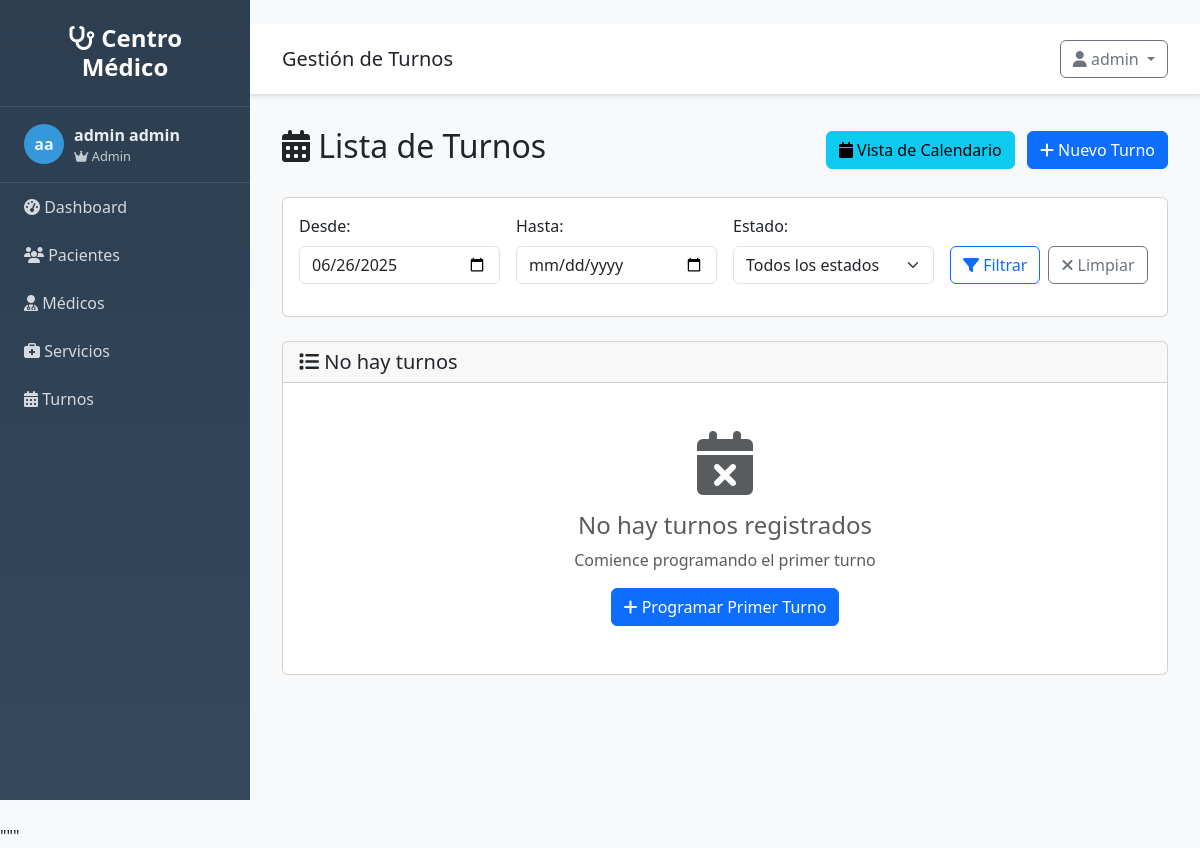
Screenshot of /turnos/ (signed in) with the database file from the repository.
### src/models/usuario.py (models this page shows, shortened)
class Usuario(UserMixin, db.Model):
    __tablename__ = 'usuarios'
    id = db.Column(db.Integer, primary_key=True)
    username = db.Column(db.String(80), unique=True, nullable=False)
    email = db.Column(db.String(120), unique=True, nullable=False)
    password_hash = db.Column(db.String(255), nullable=False)
    nombre = db.Column(db.String(100), nullable=False)
    apellido = db.Column(db.String(100), nullable=False)
    rol = db.Column(db.String(20), default='usuario')
    activo = db.Column(db.Boolean, default=True)
    ultimo_login = db.Column(db.DateTime)
    fecha_creacion = db.Column(db.DateTime, default=datetime.utcnow)
    @property
    def nombre_completo(self):
        return f"{self.nombre} {self.apellido}"
    def is_admin(self):
        return self.rol == 'admin'

### src/routes/turnos.py (the view)
@turnos_bp.route('/')
@login_required
def listar():
    page = request.args.get('page', 1, type=int)
    per_page = request.args.get('per_page', 10, type=int)
    fecha_desde = request.args.get('fecha_desde', type=str)
    fecha_hasta = request.args.get('fecha_hasta', type=str)
    estado = request.args.get('estado', type=str)
    profesional_id = request.args.get('profesional_id', type=int)
    turnos = TurnoService.get_paginated_turnos(
        page=page,
        per_page=per_page,
        fecha_desde=fecha_desde,
        fecha_hasta=fecha_hasta,
        estado=estado,
        profesional_id=profesional_id
    )
    profesionales = ProfesionalService.get_all_profesionales()
    estados = ['pendiente', 'confirmado', 'completado', 'cancelado']
    return render_template('turnos/listar.html',
                         turnos=turnos,
                         profesionales=profesionales,
                         estados=estados,
                         filtros={
                             'fecha_desde': fecha_desde,
                             'fecha_hasta': fecha_hasta,
                             'estado': estado,
                             'profesional_id': profesional_id
                         })

### templates/turnos/listar.html (shortened to what this page needs)
{% extends "base.html" %}
{% block page_title %}Gestión de Turnos{% endblock %}
{% block content %}
<div class="d-flex justify-content-between align-items-center mb-4">
    <h2>
        <i class="fas fa-calendar-alt"></i> Lista de Turnos
    </h2>
    <div>
        <a href="{{ url_for('turnos.calendario') }}" class="btn btn-info me-2">
            <i class="fas fa-calendar"></i> Vista de Calendario
        </a>
        <a href="{{ url_for('turnos.nuevo') }}" class="btn btn-primary">
            <i class="fas fa-plus"></i> Nuevo Turno
        </a>
    </div>
</div>
<div class="card mb-4">
    <div class="card-body">
        <form method="GET" class="row g-3">
            <div class="col-md-3">
                <label for="fecha_desde" class="form-label">Desde:</label>
                <input type="date" class="form-control" id="fecha_desde" name="fecha_desde"
                       value="{{ filtros.fecha_desde or '' }}">
            </div>
            <div class="col-md-3">
                <label for="fecha_hasta" class="form-label">Hasta:</label>
                <input type="date" class="form-control" id="fecha_hasta" name="fecha_hasta"
                       value="{{ filtros.fecha_hasta or '' }}">
            </div>
            <div class="col-md-3">
                <label for="estado" class="form-label">Estado:</label>
                <select class="form-select" id="estado" name="estado">
                    <option value="">Todos los estados</option>
                </select>
            </div>
            <div class="col-md-3 d-flex align-items-end">
                <button type="submit" class="btn btn-outline-primary me-2">
                    <i class="fas fa-filter"></i> Filtrar
                </button>
                <a href="{{ url_for('turnos.listar') }}" class="btn btn-outline-secondary">
                    <i class="fas fa-times"></i> Limpiar
                </a>
            </div>
        </form>
    </div>
</div>
<div class="card">
    <div class="card-header">
        <h5 class="card-title mb-0">
            <i class="fas fa-list"></i>
            {% if turnos and turnos.items %}
                {{ turnos.total }} turno{{ 's' if turnos.total != 1 else '' }} encontrado{{ 's' if turnos.total != 1 else '' }}
            {% else %}
                No hay turnos
            {% endif %}
        </h5>
    </div>
    <div class="card-body p-0">
        {% if turnos and turnos.items %}
            <div class="table-responsive">
                <table class="table table-hover mb-0">
                    <thead class="table-light">
                        <tr>
                            <th>Fecha/Hora</th>
                            <th>Paciente</th>
                            <th>Médico</th>
                            <th>Servicio</th>
                            <th>Estado</th>
                            <th>Precio</th>
                            <th>Acciones</th>
                        </tr>
                    </thead>
                    <tbody>
                        {% for turno in turnos.items %}
                        <tr>
                            <td>
                                <div class="datetime-cell">
                                    <strong>{{ turno.fecha.strftime('%d/%m/%Y') }}</strong><br>
                                    <small class="text-muted">{{ turno.hora.strftime('%H:%M') }}</small>
                                </div>
                            </td>
                            <td>
                                <div class="patient-cell">
                                    <i class="fas fa-user"></i>
                                    <a href="{{ url_for('clientes.detalle', id=turno.cliente.id) }}"
                                       class="text-decoration-none">
                                        {{ turno.cliente.nombre_completo }}
                                    </a>
                                </div>
                            </td>
                            <td>
                                <div class="doctor-cell">
                                    <i class="fas fa-user-md"></i>
                                    {{ turno.profesional.nombre_completo }}
                                </div>
                            </td>
                            <td>
                                <span class="service-badge">{{ turno.servicio.nombre }}</span>
                                <br><small class="text-muted">{{ turno.servicio.duracion }}min</small>
                            </td>
                            <td>
                                <span class="badge status-{{ turno.estado }}">
                                    {{ turno.estado|title }}
                                </span>
                            </td>
                            <td>
                                <strong>${{ "%.2f"|format(turno.precio_final or turno.servicio.precio or 0) }}</strong>
                            </td>
                            <td>
                                <div class="btn-group btn-group-sm">
                                    <a href="{{ url_for('turnos.detalle', id=turno.id) }}"
                                       class="btn btn-outline-info" title="Ver detalle">
                                        <i class="fas fa-eye"></i>
                                    </a>
                                    {% if turno.estado in ['pendiente', 'confirmado'] %}
                                        <a href="{{ url_for('turnos.editar', id=turno.id) }}"
                                           class="btn btn-outline-warning" title="Editar">
                                            <i class="fas fa-edit"></i>
                                        </a>
                                    {% endif %}
                                    <div class="btn-group btn-group-sm">
                                        <button type="button" class="btn btn-outline-secondary dropdown-toggle"
                                                data-bs-toggle="dropdown" title="Cambiar estado">
                                            <i class="fas fa-exchange-alt"></i>
                                        </button>
                                        <ul class="dropdown-menu">
                                            {% if turno.estado == 'pendiente' %}
                                                <li><a class="dropdown-item" onclick="cambiarEstado({{ turno.id }}, 'confirmado')">
                                                    <i class="fas fa-check"></i> Confirmar
                                                </a></li>
                                            {% endif %}
                                            {% if turno.estado in ['pendiente', 'confirmado'] %}
                                                <li><a class="dropdown-item" onclick="cambiarEstado({{ turno.id }}, 'completado')">
                                                    <i class="fas fa-check-double"></i> Completar
                                                </a></li>
                                                <li><hr class="dropdown-divider"></li>
                                                <li><a class="dropdown-item text-danger" onclick="cancelarTurno({{ turno.id }})">
                                                    <i class="fas fa-times"></i> Cancelar
                                                </a></li>
                                            {% endif %}
                                        </ul>
                                    </div>
                                </div>
                            </td>
                        </tr>
                        {% endfor %}
                    </tbody>
                </table>
            </div>
            {% if turnos.pages > 1 %}
            <div class="card-footer">
                <nav aria-label="Paginación de turnos">
                    <ul class="pagination justify-content-center mb-0">
                        {% if turnos.has_prev %}
                            <li class="page-item">
                                <a class="page-link" href="{{ url_for('turnos.listar', page=turnos.prev_num, **filtros) }}">
                                    <i class="fas fa-chevron-left"></i> Anterior
                                </a>
                            </li>
                        {% endif %}
                        {% for page_num in turnos.iter_pages() %}
                            {% if page_num %}
                                {% if page_num != turnos.page %}
                                    <li class="page-item">
                                        <a class="page-link" href="{{ url_for('turnos.listar', page=page_num, **filtros) }}">
                                            {{ page_num }}
                                        </a>
                                    </li>
                                {% else %}
                                    <li class="page-item active">
                                        <span class="page-link">{{ page_num }}</span>
                                    </li>
                                {% endif %}
                            {% else %}
                                <li class="page-item disabled">
                                    <span class="page-link">...</span>
                                </li>
                            {% endif %}
                        {% endfor %}
                        {% if turnos.has_next %}
                            <li class="page-item">
                                <a class="page-link" href="{{ url_for('turnos.listar', page=turnos.next_num, **filtros) }}">
                                    Siguiente <i class="fas fa-chevron-right"></i>
                                </a>
                            </li>
                        {% endif %}
                    </ul>
                </nav>
            </div>
            {% endif %}
        {% else %}
            <div class="text-center py-5">
                <i class="fas fa-calendar-times fa-4x text-muted mb-3"></i>
                <h4 class="text-muted">No hay turnos registrados</h4>
                <p class="text-muted">
                    {% if filtros.fecha_desde or filtros.fecha_hasta or filtros.estado %}
                        No se encontraron turnos con los filtros aplicados
                    {% else %}
                        Comience programando el primer turno
                    {% endif %}
                </p>
                <a href="{{ url_for('turnos.nuevo') }}" class="btn btn-primary">
                    <i class="fas fa-plus"></i> Programar Primer Turno
                </a>
            </div>
        {% endif %}
    </div>
</div>
{% endblock %}

### templates/base.html (shortened to what this page needs)
<!DOCTYPE html>
<html lang="es">
<head>
    <link href="https://cdn.jsdelivr.net/npm/bootstrap@5.3.0/dist/css/bootstrap.min.css" rel="stylesheet">
    <link href="https://cdnjs.cloudflare.com/ajax/libs/font-awesome/6.4.0/css/all.min.css" rel="stylesheet">
</head>
<body>
    <nav class="sidebar" id="sidebar">
        <div class="logo">
            <h4><i class="fas fa-stethoscope"></i> Centro Médico</h4>
        </div>
        {% if current_user and current_user.is_authenticated %}
        <div class="user-info">
            <div class="user-avatar">
                {{ current_user.nombre[0] if current_user.nombre else 'U' }}{{ current_user.apellido[0] if current_user.apellido else 'S' }}
            </div>
            <div>
                <div class="fw-bold">{{ current_user.nombre_completo if current_user.nombre_completo else 'Usuario' }}</div>
                <div style="font-size: 0.8em; opacity: 0.8;">
                    {% if current_user.is_admin and current_user.is_admin() %}
                        <i class="fas fa-crown"></i> Admin
                    {% elif current_user.is_medico and current_user.is_medico() %}
                        <i class="fas fa-user-md"></i> Médico
                    {% else %}
                        <i class="fas fa-user"></i> Usuario
                    {% endif %}
                </div>
            </div>
        </div>
        {% endif %}
        <ul class="nav flex-column">
            <li class="nav-item">
                <a class="nav-link" href="{{ url_for('main.index') }}">
                    <i class="fas fa-tachometer-alt"></i> Dashboard
                </a>
            </li>
            {% if current_user and current_user.is_authenticated %}
            <li class="nav-item">
                <a class="nav-link" href="{{ url_for('clientes.listar') if url_for else '#' }}">
                    <i class="fas fa-users"></i> Pacientes
                </a>
            </li>
            <li class="nav-item">
                <a class="nav-link" href="{{ url_for('profesionales.listar') if url_for else '#' }}">
                    <i class="fas fa-user-md"></i> Médicos
                </a>
            </li>
            <li class="nav-item">
                <a class="nav-link" href="{{ url_for('servicios.listar') if url_for else '#' }}">
                    <i class="fas fa-briefcase-medical"></i> Servicios
                </a>
            </li>
            <li class="nav-item">
                <a class="nav-link" href="{{ url_for('turnos.listar') if url_for else '#' }}">
                    <i class="fas fa-calendar-alt"></i> Turnos
                </a>
            </li>
            {% endif %}
        </ul>
    </nav>
    <div class="main-content">
        <div class="top-navbar d-flex justify-content-between align-items-center">
            <div>
                <h5 class="mb-0">{% block page_title %}Sistema de Gestión{% endblock %}</h5>
            </div>
            <div class="dropdown">
                <button class="btn btn-outline-secondary dropdown-toggle" type="button" data-bs-toggle="dropdown">
                    <i class="fas fa-user"></i>
                    {% if current_user and current_user.is_authenticated %}
                        {{ current_user.nombre if current_user.nombre else 'Usuario' }}
                    {% else %}
                        Invitado
                    {% endif %}
                </button>
            </div>
        </div>
        <div class="content-wrapper">
            {% block content %}{% endblock %}
        </div>
    </div>
</body>
</html>

### rows the page displays
Usuario: nombre "a", apellido "a", nombre+apellido "admin admin", nombre "admin"
